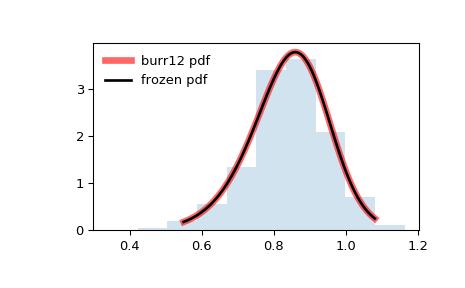

Write Python code to recreate this figure.
from scipy.stats import burr12
import matplotlib.pyplot as plt
fig, ax = plt.subplots(1, 1)

# Calculate a few first moments:

c, d = 10, 4
mean, var, skew, kurt = burr12.stats(c, d, moments='mvsk')

# Display the probability density function (``pdf``):

x = np.linspace(burr12.ppf(0.01, c, d),
                burr12.ppf(0.99, c, d), 100)
ax.plot(x, burr12.pdf(x, c, d),
       'r-', lw=5, alpha=0.6, label='burr12 pdf')

# Alternatively, the distribution object can be called (as a function)
# to fix the shape, location and scale parameters. This returns a "frozen"
# RV object holding the given parameters fixed.

# Freeze the distribution and display the frozen ``pdf``:

rv = burr12(c, d)
ax.plot(x, rv.pdf(x), 'k-', lw=2, label='frozen pdf')

# Check accuracy of ``cdf`` and ``ppf``:

vals = burr12.ppf([0.001, 0.5, 0.999], c, d)
np.allclose([0.001, 0.5, 0.999], burr12.cdf(vals, c, d))
# True

# Generate random numbers:

r = burr12.rvs(c, d, size=1000)

# And compare the histogram:

ax.hist(r, density=True, histtype='stepfilled', alpha=0.2)
ax.legend(loc='best', frameon=False)
plt.show()
